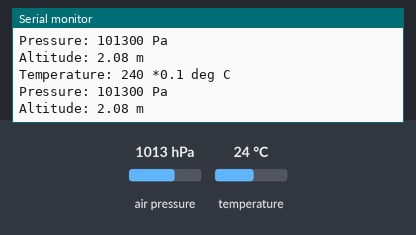
The sketch below on a simulated Arduino Uno, built with avr-gcc and run on an emulated ATmega328P. Shown: the last lines printed to the serial monitor. Wiring (inferred from the names in the program): BMP180 pressure sensor at I2C address 0x77. The inputs (shaded band) are chosen by the test bench; at power-on: air pressure 1013 hPa, temperature 24 °C.

Above: at 1.2 s.
1.3 s: air pressure set to 952 hPa
At 2.6 s:
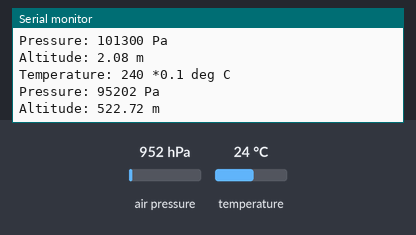
2.8 s: temperature set to 12 °C
At 3.9 s:
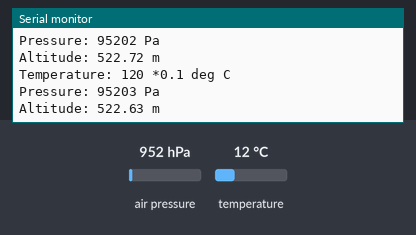
4.3 s: air pressure set to 975 hPa
At 5.6 s:
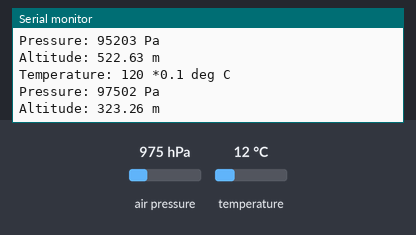
Timing chart, 0 to 7.3 s (numbered marks = the images above; inputs shaded):
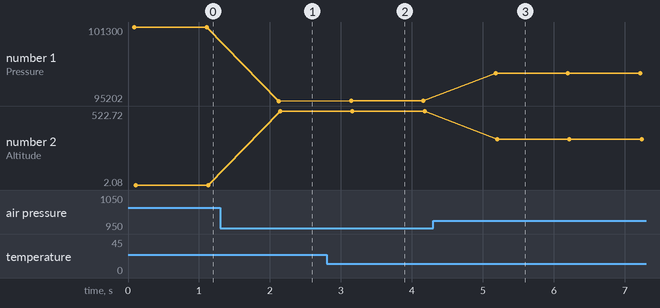

Measured:
- after the input at 1.3 s, the serial monitor: prints a new line after 0.82 s (image 1)
- after the input at 2.8 s, the serial monitor: prints a new line after 0.31 s (image 2)
- after the input at 4.3 s, the serial monitor: prints a new line after 0.88 s (image 3)
- plotted number 1: 101300 → 95202 after the input at 1.3 s, 95202 → 95203 after the input at 2.8 s, 95203 → 97502 after the input at 4.3 s
- plotted number 2: 2.08 → 522.72 after the input at 1.3 s, 522.72 → 522.63 after the input at 2.8 s, 522.63 → 323.26 after the input at 4.3 s

The sketch:

bmp085_example_code.ino
```cpp
// (licence header left out)
#include <Wire.h>

#define BMP085_ADDRESS 0x77  // I2C address of BMP085

const unsigned char bmp085_OSS = 0;  // Oversampling Setting

// Calibration values
int bmp085_ac1;
int bmp085_ac2;
int bmp085_ac3;
unsigned int bmp085_ac4;
unsigned int bmp085_ac5;
unsigned int bmp085_ac6;
int bmp085_b1;
int bmp085_b2;
int bmp085_mb;
int bmp085_mc;
int bmp085_md;

// bmp085_b5 is calculated in bmp085GetTemperature(...), this variable is also used in bmp085GetPressure(...)
// so ...Temperature(...) must be called before ...Pressure(...).
long bmp085_b5;

short bmp085_temperature;
long bmp085_pressure;

// Use these for altitude conversions
const float bmp085_p0 = 101325;     // Pressure at sea level (Pa)
float bmp085_altitude;

void setup()
{
  Serial.begin(9600);
  bmp085Setup();
}

void loop()
{
  bmp085Loop();
}

void bmp085Loop()
{
  bmp085_temperature = bmp085GetTemperature(bmp085ReadUT());
  bmp085_pressure = bmp085GetPressure(bmp085ReadUP());
  bmp085_altitude = (float) 44330 * (1 - pow(((float) bmp085_pressure/bmp085_p0), 0.190295));

  Serial.print("Temperature: ");
  Serial.print(bmp085_temperature, DEC);
  Serial.println(" *0.1 deg C");
  Serial.print("Pressure: ");
  Serial.print(bmp085_pressure, DEC);
  Serial.println(" Pa");
  Serial.print("Altitude: ");
  Serial.print(bmp085_altitude, 2);
  Serial.println(" m");
  Serial.println();

  delay(1000);
}

void bmp085Setup()
{
  Wire.begin();
  bmp085Calibration();
}

// Stores all of the bmp085's calibration values into global variables
// Calibration values are required to calculate temp and pressure
// This function should be called at the beginning of the program
void bmp085Calibration()
{
  Serial.println("[BMP085] Calibration: start");
  bmp085_ac1 = bmp085ReadInt(0xAA);
  bmp085_ac2 = bmp085ReadInt(0xAC);
  bmp085_ac3 = bmp085ReadInt(0xAE);
  bmp085_ac4 = bmp085ReadInt(0xB0);
  bmp085_ac5 = bmp085ReadInt(0xB2);
  bmp085_ac6 = bmp085ReadInt(0xB4);
  bmp085_b1 = bmp085ReadInt(0xB6);
  bmp085_b2 = bmp085ReadInt(0xB8);
  bmp085_mb = bmp085ReadInt(0xBA);
  bmp085_mc = bmp085ReadInt(0xBC);
  bmp085_md = bmp085ReadInt(0xBE);
  Serial.println("[BMP085] Calibration: end");
}

// Calculate temperature given ut.
// Value returned will be in units of 0.1 deg C
short bmp085GetTemperature(unsigned int ut)
{
  long x1, x2;

  x1 = (((long)ut - (long)bmp085_ac6) * (long)bmp085_ac5) >> 15;
  x2 = ((long)bmp085_mc << 11)/(x1 + bmp085_md);
  bmp085_b5 = x1 + x2;

  return ((bmp085_b5 + 8)>>4);
}

// Calculate pressure given up
// calibration values must be known
// bmp085_b5 is also required so bmp085GetTemperature(...) must be called first.
// Value returned will be bmp085_pressure in units of Pa.
long bmp085GetPressure(unsigned long up)
{
  long x1, x2, x3, b3, b6, p;
  unsigned long b4, b7;

  b6 = bmp085_b5 - 4000;
  // Calculate B3
  x1 = (bmp085_b2 * (b6 * b6)>>12)>>11;
  x2 = (bmp085_ac2 * b6)>>11;
  x3 = x1 + x2;
  b3 = (((((long)bmp085_ac1)*4 + x3)<<bmp085_OSS) + 2)>>2;

  // Calculate B4
  x1 = (bmp085_ac3 * b6)>>13;
  x2 = (bmp085_b1 * ((b6 * b6)>>12))>>16;
  x3 = ((x1 + x2) + 2)>>2;
  b4 = (bmp085_ac4 * (unsigned long)(x3 + 32768))>>15;

  b7 = ((unsigned long)(up - b3) * (50000>>bmp085_OSS));
  if (b7 < 0x80000000)
    p = (b7<<1)/b4;
  else
    p = (b7/b4)<<1;

  x1 = (p>>8) * (p>>8);
  x1 = (x1 * 3038)>>16;
  x2 = (-7357 * p)>>16;
  p += (x1 + x2 + 3791)>>4;

  return p;
}

// Read 1 byte from the BMP085 at 'address'
char bmp085Read(unsigned char address)
{
  unsigned char data;

  Wire.beginTransmission(BMP085_ADDRESS);
  Wire.write(address);
  Wire.endTransmission();

  Wire.requestFrom(BMP085_ADDRESS, 1);
  while(!Wire.available());

  return Wire.read();
}

// Read 2 bytes from the BMP085
// First byte will be from 'address'
// Second byte will be from 'address'+1
int bmp085ReadInt(unsigned char address)
{
  unsigned char msb, lsb;

  Wire.beginTransmission(BMP085_ADDRESS);
  Wire.write(address);
  Wire.endTransmission();

  Wire.requestFrom(BMP085_ADDRESS, 2);
  while(Wire.available()<2);

  msb = Wire.read();
  lsb = Wire.read();

  return (int) msb<<8 | lsb;
}

// Read the uncompensated temperature value
unsigned int bmp085ReadUT()
{
  unsigned int ut;

  // Write 0x2E into Register 0xF4
  // This requests a temperature reading
  Wire.beginTransmission(BMP085_ADDRESS);
  Wire.write(0xF4);
  Wire.write(0x2E);
  Wire.endTransmission();

  // Wait at least 4.5ms
  delay(5);

  // Read two bytes from registers 0xF6 and 0xF7
  ut = bmp085ReadInt(0xF6);
  return ut;
}

// Read the uncompensated bmp085_pressure value
unsigned long bmp085ReadUP()
{
  unsigned char msb, lsb, xlsb;
  unsigned long up = 0;

  // Write 0x34+(bmp085_OSS<<6) into register 0xF4
  // Request a pressure reading w/ oversampling setting
  Wire.beginTransmission(BMP085_ADDRESS);
  Wire.write(0xF4);
  Wire.write(0x34 + (bmp085_OSS<<6));
  Wire.endTransmission();

  // Wait for conversion, delay time dependent on bmp085_OSS
  delay(2 + (3<<bmp085_OSS));

  // Read register 0xF6 (MSB), 0xF7 (LSB), and 0xF8 (XLSB)
  Wire.beginTransmission(BMP085_ADDRESS);
  Wire.write(0xF6);
  Wire.endTransmission();
  Wire.requestFrom(BMP085_ADDRESS, 3);

  // Wait for data to become available
  while(Wire.available() < 3)
    ;
  msb = Wire.read();
  lsb = Wire.read();
  xlsb = Wire.read();

  up = (((unsigned long) msb << 16) | ((unsigned long) lsb << 8) | (unsigned long) xlsb) >> (8-bmp085_OSS);

  return up;
}
```
